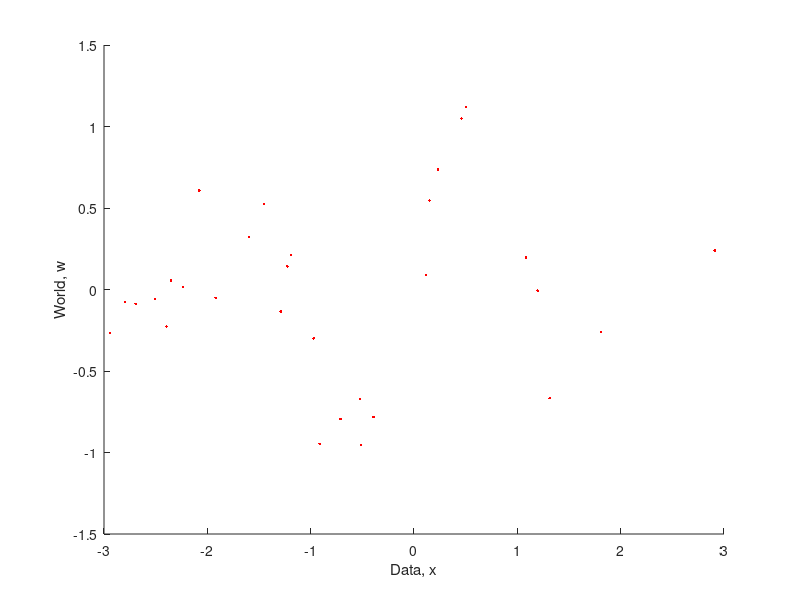
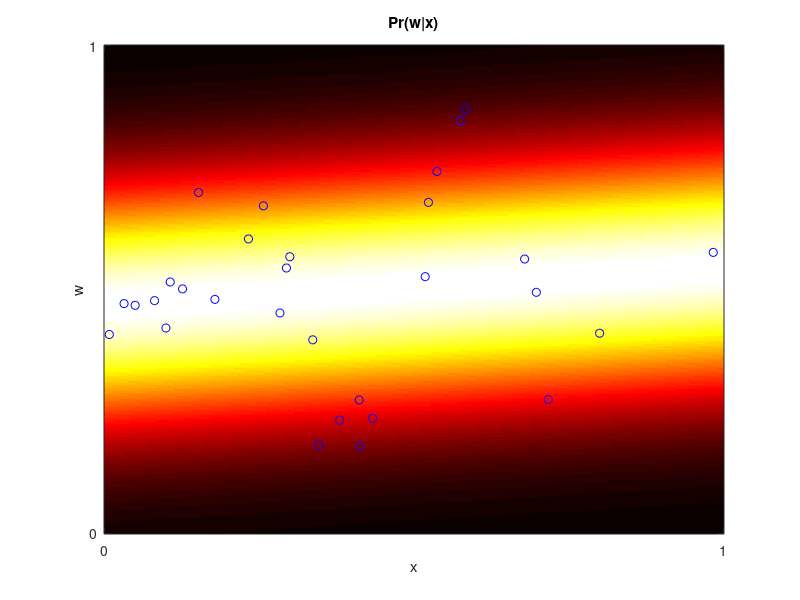

The MATLAB source for these figures, in order:
function r=practicalRegress3

%The goal of this practical is to implement non-linear regression method

%Work your way through these Matlab examples filling in code where it says
%"TO DO"

%TO DO 
%First Run this file.  It implements linear regression on a dataset that is
%clearly not very linear.  It's a horrible fit!
%Your job is to improve this by doing non-linear regression (as in Figure
%8.6).


%close all figures
close all;

load('nonLinearData.mat','x','w');
%keep a copy of the original data
[nDim nData] = size(x);

%display this data
figure; set(gcf,'Color',[1 1 1]);
plot(x,w','r.');
xlabel('Data, x'); ylabel('World, w');
set(gca,'Box','Off'); 
xlim([-3 3]);ylim([-1.5 1.5]);

%TO DO 
%To implement non-linear regression, we simply pass the data through
%a non-linearity before we do the regression
%Fill in the routine (code below)
xTransform = nonLinearTransform(x);

%now the problem is to fit the data
[offsetEst slopeEst noiseEst] = fitLinearRegressionML(xTransform,w);

%Let's make some draw a figure to show the posterior probability 
%of the world as a function of the data
%For every x, the model predicts a normal distribution over w

x2 = -3:0.01:3;
x2Transform = nonLinearTransform(x2);
% Compute the mean and variance of the prediction for each element of
% x2.  
predMean =slopeEst'*x2Transform+offsetEst;
predVar =noiseEst*ones(size(x2Transform,2));

%compute the pixel colours for the image - one Gaussian in each column
wFig = -1.5:0.01:1.5;
postFun = zeros(length(wFig),length(x2));
for (cX= 1:length(x2))
    postFun(:,cX)= (1./sqrt(2*pi*predVar(cX))).*exp(-0.5 *((wFig-predMean(cX)).^2)./predVar(cX));
end;

%draw the figure
figure; set(gcf,'Color',[1 1 1]);
imagesc(postFun); colormap(hot);
set(gca,'YDir','Normal');
hold on;
%draw the points on top - they need to be rescaled so that they are in the 
%units of the pixels used to draw the picture
plot((x-x2(1))/(x2(2)-x2(1)), (w'-wFig(1))/(wFig(2)-wFig(1)),'bo');
%draw the units on the graph
set(gca,'XTick',[1 length(x2)]);
set(gca,'XTickLabel',{'0','1'});
set(gca,'YTick',[1 length(wFig)]);
set(gca,'YTickLabel',{'0','1'});
xlabel('x');
ylabel('w');
title('Pr(w|x)');

%TO DO
%When you've got this working you could try change this to work with the 
%arc tan functions if you like (figure 8.7)
% Note: Try some parameters, see if you can find better ones by trial and
% error. Wouldn't it be nice to have a huge (or infinite?) set of basis
% functions? Possible with Gaussian Process Regression!




%The goal of this routine is to take data x and w and fit the three
%parameters of the linear regression model
function [offsetEst slopeEst noiseEst] = fitLinearRegressionML(x,w)

%number of data points 
nData = size(x,2);

%add a one to the start of each data example x
x = [ones(1,nData);x];

%compute phi vector (contains offset and slope)
phi = inv(x*x')*x*w;

%extract the slope and offset from this vector
offsetEst = phi(1);
slopeEst = phi(2:end);

%compute the variance parameter
noiseEst = (w-x'*phi)'*(w-x'*phi)/nData;


%The goal of this method is to pass the data through a non-linear
%transformation
function x2= nonLinearTransform(x);

%TO DO 
%FIRST REMOVE THESE TWO LINES
x2 = x;
return;


nData= size(x,2);
%create space for output data
x2 = zeros(6,nData);
%For each data points
for (cData = 1:nData)
    thisX = x(:,cData);
    %TO DO: perform non-linear transformation on thisX:
    %To do this evaluate this X against the 6 RBF functions in Figure 8.6b 
    %They are 6 Gaussians with means
    % -2.5 -1.5 -0.5 0.5 1.5 and 2.5, and variances of 0.16;
    %replace this:
    transformedX = randn(6,1);

    
    %store
    x2(:,cData) = transformedX;
end;

% checking for size of x2
if ~(all(size(x2) == [6, nData]))
    error('x2 should have dimensions 6 x nData')
end